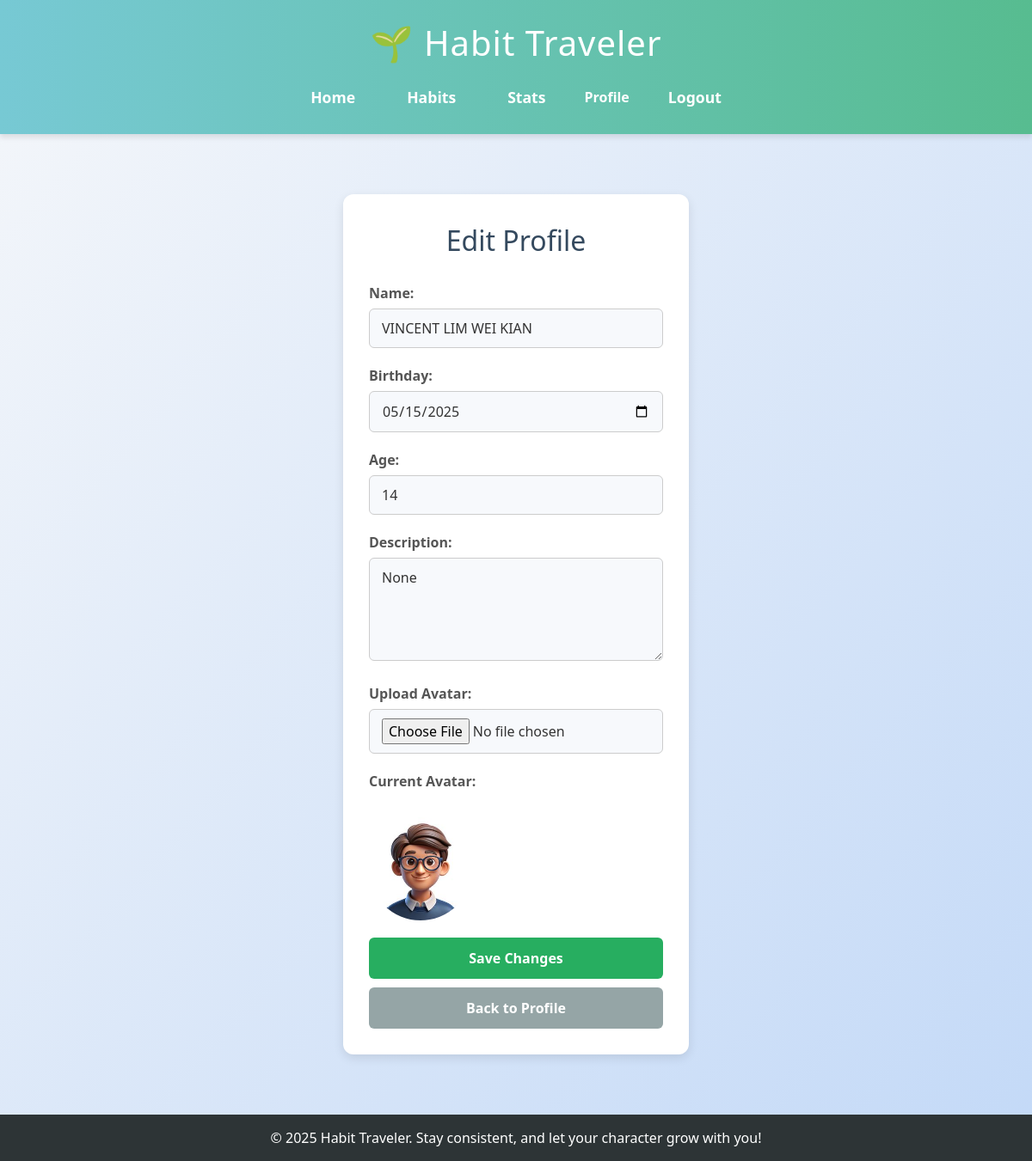
The page /edit_profile (signed in) on the database as committed earlier.
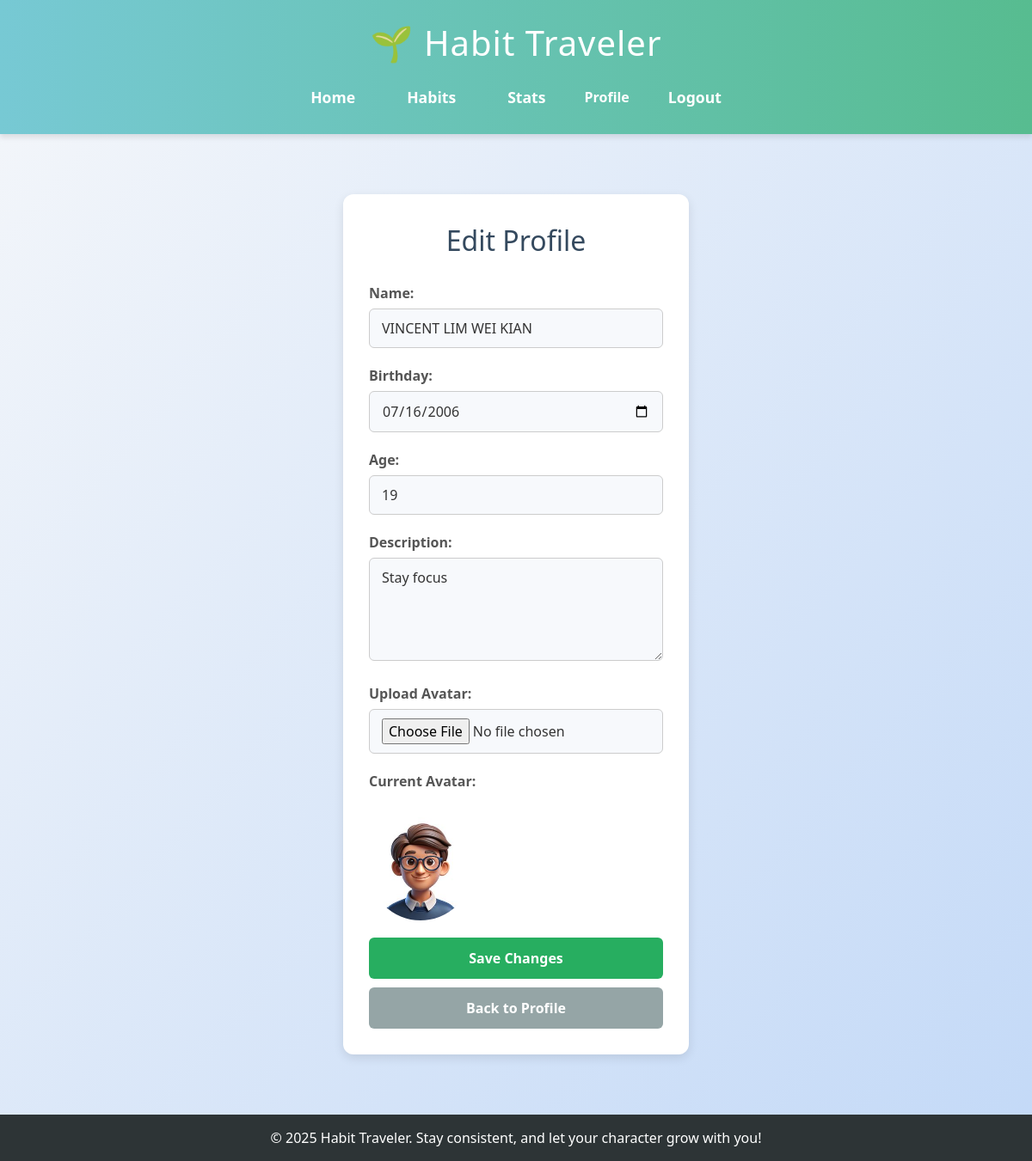
The same page on the database as committed later.
### app.py (models this page shows)
class User(db.Model):
    id = db.Column(db.Integer, primary_key=True)
    email = db.Column(db.String(150), unique=True, nullable=False)
    name = db.Column(db.String(150), unique=True, nullable=True)
    password = db.Column(db.String(200), nullable=False)
    xp = db.Column(db.Integer, default=0)
    level = db.Column(db.Integer, default=1)
    birthday = db.Column(db.Date, nullable=True)
    age = db.Column(db.Integer, nullable=True)
    description = db.Column(db.String(500), nullable=True)
    avatar = db.Column(db.String(200), nullable=True)

### app.py (the view, shortened to what this page needs)
@app.route('/edit_profile', methods=['GET', 'POST'])
def edit_profile():
    if 'user_id' not in session:
        return redirect(url_for('login'))
    user_id = session['user_id']
    user = User.query.get(user_id)
    return render_template('edit_profile.html', user=user)

### templates/edit_profile.html (shortened to what this page needs)
{% extends 'base.html' %}
{% block content %}
<div class="edit-profile">
    <h1>Edit Profile</h1>
    <form method="POST" enctype="multipart/form-data">
        <div class="form-group">
            <label for="name">Name:</label>
            <input type="text" name="name" value="{{ user.name or '' }}" required>
        </div>
        <div class="form-group">
            <label for="birthday">Birthday:</label>
            <input type="date" name="birthday" value="{{ user.birthday }}" required>
        </div>
        <div class="form-group">
            <label for="age">Age:</label>
            <input type="number" name="age" value="{{ user.age }}" required>
        </div>
        <div class="form-group">
            <label for="description">Description:</label>
            <textarea name="description" required>{{ user.description }}</textarea>
        </div>
        <div class="form-group">
            <label for="avatar">Upload Avatar:</label>
            <input type="file" name="avatar" accept="image/*">
        </div>
        <div class="form-group">
            <label>Current Avatar:</label><br>
            <img src="{{ url_for('static', filename='avatars/' + (user.avatar if user.avatar else 'default_avatar.png')) }}"
                 alt="Avatar" class="rounded-full" width="120" height="120">
        </div>
        <button type="submit" class="button save-button">Save Changes</button>
    </form>
    <a href="{{ url_for('profile') }}" class="button back-button">Back to Profile</a>
</div>
{% endblock %}

### templates/base.html (shortened to what this page needs)
<!DOCTYPE html>
<html lang="en">
    <head>
        <script src="https://cdn.tailwindcss.com"></script>
        <link href="https://cdnjs.cloudflare.com/ajax/libs/font-awesome/5.15.3/css/all.min.css" rel="stylesheet">
        <link rel="stylesheet" href="{{ url_for('static', filename='style.css') }}">
    </head>
<body class="{{ request.endpoint|replace('.', '_') }}">
    <header>
        <h1>🌱 Habit Traveler</h1>
        <nav>
            <ul>
                <li><a href="{{ url_for('index') }}">Home</a></li>
                <li><a href="{{ url_for('habits') }}">Habits</a></li>
                <li><a href="{{ url_for('stats') }}">Stats</a></li>
                <a href="{{ url_for('profile') }}">Profile</a>
                {% if session.get('user_id') %}
                <li><a href="{{ url_for('logout') }}">Logout</a></li>
            {% else %}
                <li><a href="{{ url_for('login') }}">Login</a></li>
                <li><a href="{{ url_for('register') }}">Register</a></li>
            {% endif %}
         </ul>
        </nav>
    </header>
    <main>
        {% block content %}{% endblock %}
    </main>
    <footer>
        <p>&copy; 2025 Habit Traveler. Stay consistent, and let your character grow with you!</p>
    </footer>
</body>
</html>

### static/style.css (style rules this page uses)
body { margin: 0; font-family: 'Segoe UI', Tahoma, Geneva, Verdana, sans-serif; background: linear-gradient(to bottom right, #f5f7fa, #c3d9f7); color: #333; min-height: 100vh; display: flex; flex-direction: column; }
header { background: linear-gradient(to right, #77c9d4, #57bc90); color: white; padding: 20px; text-align: center; box-shadow: 0 4px 6px rgba(0,0,0,0.1); }
header h1 { margin: 0; font-size: 2.5em; letter-spacing: 1px; }
nav { margin-top: 10px; }
nav a { color: white; margin: 0 15px; text-decoration: none; font-weight: bold; transition: all 0.3s ease; }
nav ul { display: flex; justify-content: center; align-items: center; padding: 0; margin: 0; list-style: none; }
nav li { margin: 0 15px; }
main { flex: 1; padding: 30px; max-width: 900px; margin: 0 auto; text-align: center; }
ul { list-style: none; padding: 0; }
ul li { padding: 10px 0; font-size: 1.1em; color: #34495e; }
a { color: #3498db; text-decoration: none; }
body.edit_profile .edit-profile { max-width: 600px; margin: 40px auto; background: #ffffff; padding: 30px; border-radius: 12px; box-shadow: 0 4px 12px rgba(0,0,0,0.1); text-align: left; }
body.edit_profile .edit-profile h1 { font-size: 2em; color: #34495e; margin-bottom: 25px; text-align: center; }
body.edit_profile .form-group { margin-bottom: 20px; }
body.edit_profile label { display: block; margin-bottom: 6px; font-weight: 600; color: #555; }
body.edit_profile input, body.edit_profile textarea { width: 100%; padding: 10px 14px; font-size: 1em; border: 1px solid #ccc; border-radius: 6px; background-color: #f7f9fc; }
body.edit_profile textarea { resize: vertical; min-height: 120px; }
body.edit_profile .button { display: inline-block; width: 100%; padding: 12px; font-size: 1em; border: none; border-radius: 6px; font-weight: bold; cursor: pointer; transition: background-color 0.3s ease; text-align: center; }
body.edit_profile .save-button { background-color: #27ae60; color: white; margin-bottom: 10px; }
body.edit_profile .back-button { background-color: #95a5a6; color: white; text-decoration: none; }
footer { background: #2d3436; color: white; text-align: center; padding: 15px 10px; font-size: 0.9em; }

Rows that differ between the two databases and show on the page:
changed User "VINCENT LIM WEI KIAN": birthday "05/15/2025" → "07/16/2006"; age "14" → "19"; description "None" → "Stay focus"
